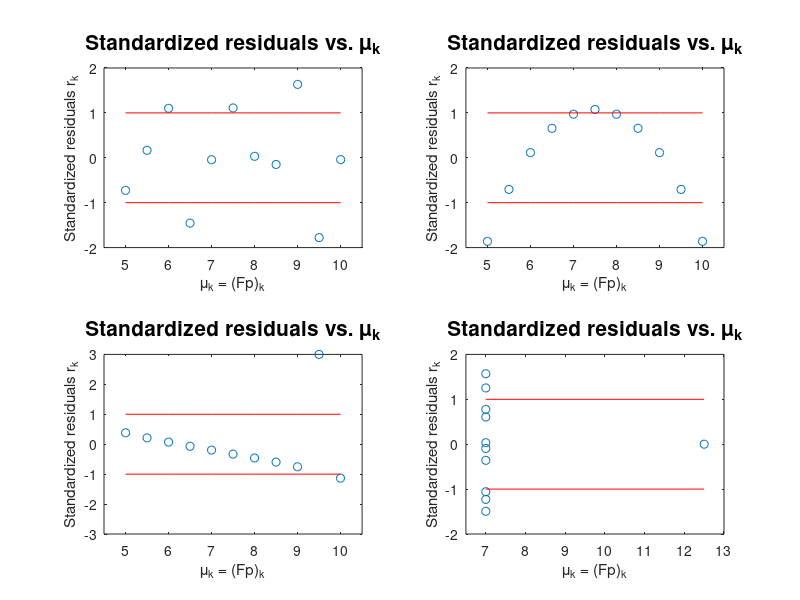

Here is the MATLAB script that generated this plot:
%Problem 3
x1=4:14;
y1=[4.26 5.68 7.24 4.82 6.95 8.81 8.04 8.33 10.84 7.58 9.96];
x2=4:14;
y2=[3.10 4.74 6.13 7.26 8.14 8.77 9.14 9.26 9.13 8.74 8.10];
x3=4:14;
y3=[5.39 5.73 6.08 6.42 6.77 7.11 7.46 7.81 8.15 12.74 8.84];
x4=[8*ones([1 10]) 19];
y4=[6.58 5.76 7.71 8.84 8.47 7.04 5.25 5.56 7.91 6.89 12.50];

p1=polyfit(x1,y1,1);
p1=[p1(2);p1(1)];
F1=[ones(size(y1))' x1'];
M1=F1*((F1'*F1)\F1');
s = sqrt(norm(y1'-F1*p1)^2/9);
r = (y1'-F1*p1)./(s*sqrt(1-diag(M1)))
subplot(2,2,1);
plot(F1*p1,r,'o',F1*p1,-ones([1 length(F1*p1)]),'r',F1*p1,ones([1 length(F1*p1)]),'r')
axis([4.5 10.5 -2 2]);
title('Standardized residuals vs. \mu_k','FontSize',15)
xlabel('\mu_k = (Fp)_k'); ylabel('Standardized residuals r_k')

p2=polyfit(x2,y2,1);
p2=[p2(2);p2(1)];
F2=[ones(size(y2))' x2'];
M2=F2*((F2'*F2)\F2');
s = sqrt(norm(y2'-F2*p2)^2/9);
r = (y2'-F2*p2)./(s*sqrt(1-diag(M2)))
subplot(2,2,2);
plot(F2*p2,r,'o',F2*p2,-ones([1 length(F2*p2)]),'r',F2*p2,ones([1 length(F2*p2)]),'r')
axis([4.5 10.5 -2 2]);
title('Standardized residuals vs. \mu_k','FontSize',15)
xlabel('\mu_k = (Fp)_k'); ylabel('Standardized residuals r_k');

p3=polyfit(x3,y3,1);
p3=[p3(2);p3(1)];
F3=[ones(size(y3))' x3'];
M3=F3*((F3'*F3)\F3');
s = sqrt(norm(y3'-F3*p3)^2/9);
r = (y3'-F3*p3)./(s*sqrt(1-diag(M3)))
subplot(2,2,3);
plot(F3*p3,r,'o',F3*p3,-ones([1 length(F3*p3)]),'r',F3*p3,ones([1 length(F3*p3)]),'r')
axis([4.5 10.5 -3 3]);
title('Standardized residuals vs. \mu_k','FontSize',15)
xlabel('\mu_k = (Fp)_k'); ylabel('Standardized residuals r_k');

p4=polyfit(x4,y4,1);
p4=[p4(2);p4(1)];
F4=[ones(size(y4))' x4'];
M4=F4*((F4'*F4)\F4');
s = sqrt(norm(y4'-F4*p4)^2/9);
r = (y4'-F4*p4)./(s*sqrt(1-diag(M4)))
subplot(2,2,4);
plot(F4*p4,r,'o',F4*p4,-ones([1 length(F4*p4)]),'r',F4*p4,ones([1 length(F4*p4)]),'r')
axis([6.5 13 -2 2]);
title('Standardized residuals vs. \mu_k','FontSize',15)
xlabel('\mu_k = (Fp)_k'); ylabel('Standardized residuals r_k');